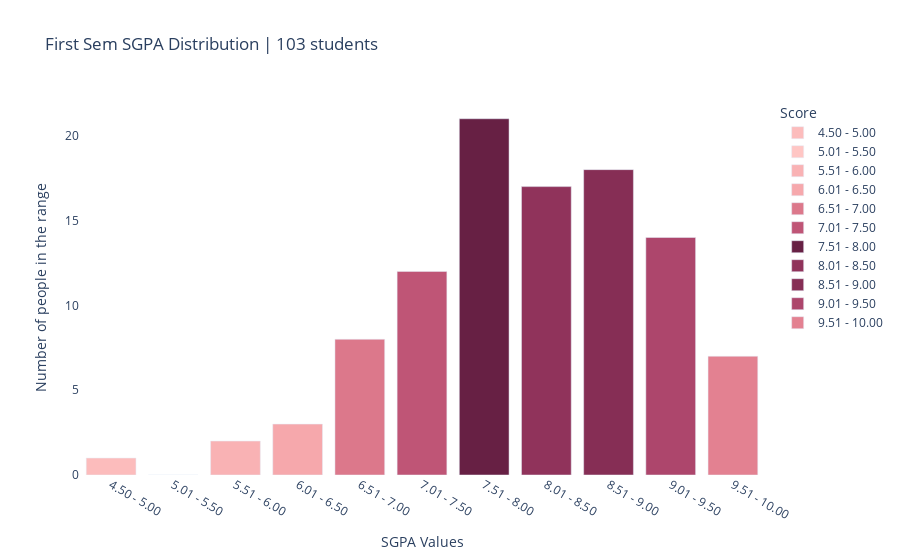

The notebook cell this image was saved under:
### Markdown cell above
#### Plotting 1st Sem SGPA Distribution

### Code cell
first_sem_total_values = sum(
    first_sem_sgpa_plot_data[key] for key in first_sem_sgpa_plot_data
)

first_sem_sgpa_plot = px.bar(
    first_sem_sgpa_plot_data_df,
    x=first_sem_sgpa_plot_data_df["Score"],
    y=first_sem_sgpa_plot_data_df["Count"],
    title=f"First Sem SGPA Distribution | {first_sem_total_values} students",
    color=first_sem_sgpa_plot_data_df["Score"],
    color_discrete_sequence=[
        px.colors.sample_colorscale("burg", v)[0]
        for v in (
            first_sem_sgpa_plot_data_df["Count"]
            / first_sem_sgpa_plot_data_df["Count"].max()
        ).tolist()
    ],
    hover_data=dict(Score=False),
)

first_sem_sgpa_plot.update_layout(
    xaxis_title="SGPA Values",
    yaxis_title="Number of people in the range",
    paper_bgcolor="rgb(255,255,255)",
    plot_bgcolor="rgb(255,255,255)",
)

first_sem_sgpa_plot.show()

### Figure 1 — Plotly figure (JSON) as saved in the notebook; plotly's stock layout.template omitted (floating-point values rounded to 4 significant figures)
{"data": [{"alignmentgroup": "True", "hovertemplate": "Count=%{y}<extra></extra>", "legendgroup": "4.50 - 5.00", "marker": {"color": "rgb(252, 188, 188)", "pattern": {"shape": ""}}, "name": "4.50 - 5.00", "offsetgroup": "4.50 - 5.00", "orientation": "v", "showlegend": true, "textposition": "auto", "type": "bar", "x": ["4.50 - 5.00"], "xaxis": "x", "y": [1], "yaxis": "y"}, {"alignmentgroup": "True", "hovertemplate": "Count=%{y}<extra></extra>", "legendgroup": "5.01 - 5.50", "marker": {"color": "rgb(255, 198, 196)", "pattern": {"shape": ""}}, "name": "5.01 - 5.50", "offsetgroup": "5.01 - 5.50", "orientation": "v", "showlegend": true, "textposition": "auto", "type": "bar", "x": ["5.01 - 5.50"], "xaxis": "x", "y": [0], "yaxis": "y"}, {"alignmentgroup": "True", "hovertemplate": "Count=%{y}<extra></extra>", "legendgroup": "5.51 - 6.00", "marker": {"color": "rgb(249, 178, 180)", "pattern": {"shape": ""}}, "name": "5.51 - 6.00", "offsetgroup": "5.51 - 6.00", "orientation": "v", "showlegend": true, "textposition": "auto", "type": "bar", "x": ["5.51 - 6.00"], "xaxis": "x", "y": [2], "yaxis": "y"}, {"alignmentgroup": "True", "hovertemplate": "Count=%{y}<extra></extra>", "legendgroup": "6.01 - 6.50", "marker": {"color": "rgb(246, 168, 172)", "pattern": {"shape": ""}}, "name": "6.01 - 6.50", "offsetgroup": "6.01 - 6.50", "orientation": "v", "showlegend": true, "textposition": "auto", "type": "bar", "x": ["6.01 - 6.50"], "xaxis": "x", "y": [3], "yaxis": "y"}, {"alignmentgroup": "True", "hovertemplate": "Count=%{y}<extra></extra>", "legendgroup": "6.51 - 7.00", "marker": {"color": "rgb(220, 120, 139)", "pattern": {"shape": ""}}, "name": "6.51 - 7.00", "offsetgroup": "6.51 - 7.00", "orientation": "v", "showlegend": true, "textposition": "auto", "type": "bar", "x": ["6.51 - 7.00"], "xaxis": "x", "y": [8], "yaxis": "y"}, {"alignmentgroup": "True", "hovertemplate": "Count=%{y}<extra></extra>", "legendgroup": "7.01 - 7.50", "marker": {"color": "rgb(191, 85, 118)", "pattern": {"shape": ""}}, "name": "7.01 - 7.50", "offsetgroup": "7.01 - 7.50", "orientation": "v", "showlegend": true, "textposition": "auto", "type": "bar", "x": ["7.01 - 7.50"], "xaxis": "x", "y": [12], "yaxis": "y"}, {"alignmentgroup": "True", "hovertemplate": "Count=%{y}<extra></extra>", "legendgroup": "7.51 - 8.00", "marker": {"color": "rgb(103, 32, 68)", "pattern": {"shape": ""}}, "name": "7.51 - 8.00", "offsetgroup": "7.51 - 8.00", "orientation": "v", "showlegend": true, "textposition": "auto", "type": "bar", "x": ["7.51 - 8.00"], "xaxis": "x", "y": [21], "yaxis": "y"}, {"alignmentgroup": "True", "hovertemplate": "Count=%{y}<extra></extra>", "legendgroup": "8.01 - 8.50", "marker": {"color": "rgb(144, 51, 91)", "pattern": {"shape": ""}}, "name": "8.01 - 8.50", "offsetgroup": "8.01 - 8.50", "orientation": "v", "showlegend": true, "textposition": "auto", "type": "bar", "x": ["8.01 - 8.50"], "xaxis": "x", "y": [17], "yaxis": "y"}, {"alignmentgroup": "True", "hovertemplate": "Count=%{y}<extra></extra>", "legendgroup": "8.51 - 9.00", "marker": {"color": "rgb(134, 46, 85)", "pattern": {"shape": ""}}, "name": "8.51 - 9.00", "offsetgroup": "8.51 - 9.00", "orientation": "v", "showlegend": true, "textposition": "auto", "type": "bar", "x": ["8.51 - 9.00"], "xaxis": "x", "y": [18], "yaxis": "y"}, {"alignmentgroup": "True", "hovertemplate": "Count=%{y}<extra></extra>", "legendgroup": "9.01 - 9.50", "marker": {"color": "rgb(173, 70, 108)", "pattern": {"shape": ""}}, "name": "9.01 - 9.50", "offsetgroup": "9.01 - 9.50", "orientation": "v", "showlegend": true, "textposition": "auto", "type": "bar", "x": ["9.01 - 9.50"], "xaxis": "x", "y": [14], "yaxis": "y"}, {"alignmentgroup": "True", "hovertemplate": "Count=%{y}<extra></extra>", "legendgroup": "9.51 - 10.00", "marker": {"color": "rgb(227, 129, 145)", "pattern": {"shape": ""}}, "name": "9.51 - 10.00", "offsetgroup": "9.51 - 10.00", "orientation": "v", "showlegend": true, "textposition": "auto", "type": "bar", "x": ["9.51 - 10.00"], "xaxis": "x", "y": [7], "yaxis": "y"}], "layout": {"barmode": "relative", "legend": {"title": {"text": "Score"}, "tracegroupgap": 0}, "paper_bgcolor": "rgb(255,255,255)", "plot_bgcolor": "rgb(255,255,255)", "title": {"text": "First Sem SGPA Distribution | 103 students"}, "xaxis": {"anchor": "y", "categoryarray": ["4.50 - 5.00", "5.01 - 5.50", "5.51 - 6.00", "6.01 - 6.50", "6.51 - 7.00", "7.01 - 7.50", "7.51 - 8.00", "8.01 - 8.50", "8.51 - 9.00", "9.01 - 9.50", "9.51 - 10.00"], "categoryorder": "array", "domain": [0, 1], "title": {"text": "SGPA Values"}}, "yaxis": {"anchor": "x", "domain": [0, 1], "title": {"text": "Number of people in the range"}}}}
